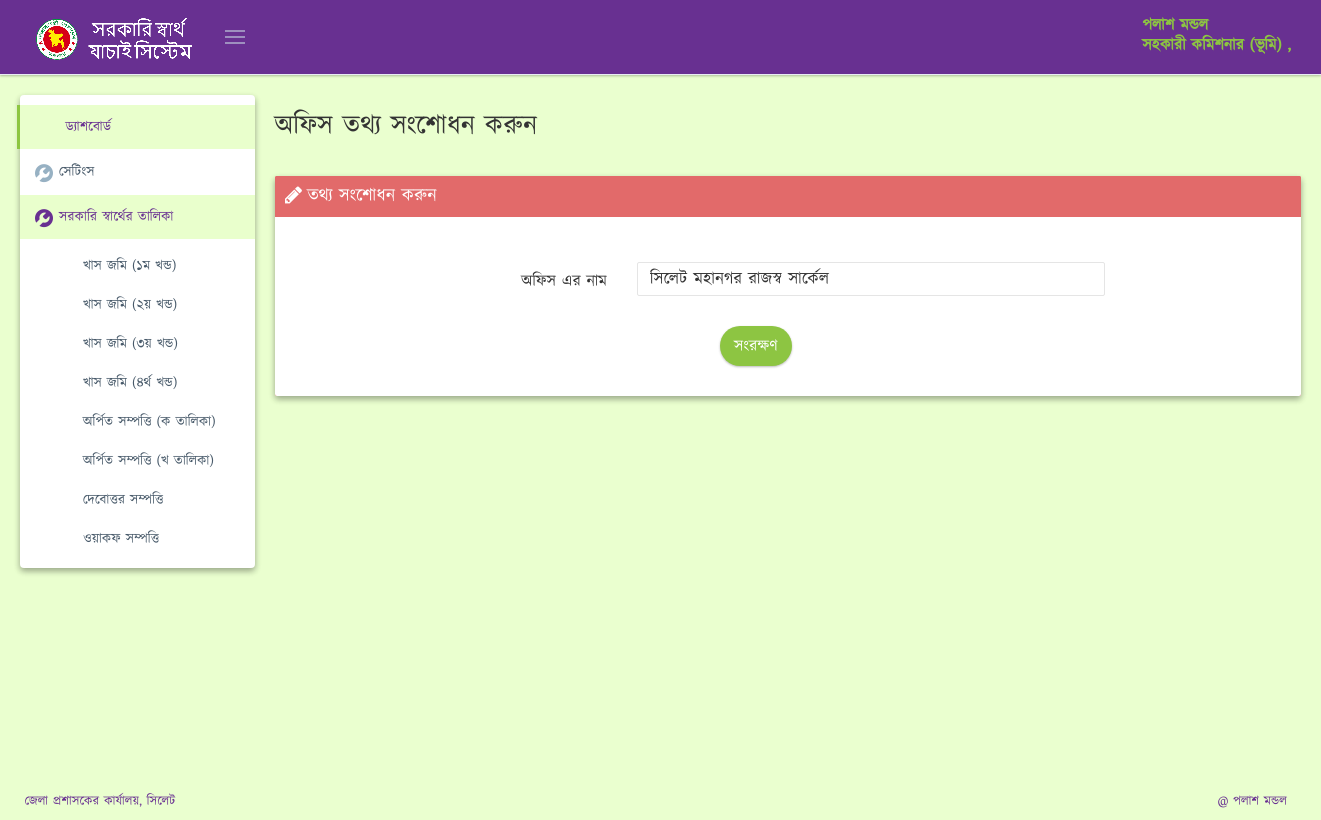
/settings.php (signed in), run on the app's committed database.
### tables this page shows
CREATE TABLE IF NOT EXISTS `users` (
  `id` int(11) NOT NULL AUTO_INCREMENT,
  `username` varchar(50) NOT NULL,
  `password` varchar(255) NOT NULL,
  `email` varchar(64) DEFAULT NULL,
  `officer_name` varchar(150) DEFAULT NULL,
  `officer_designation` varchar(150) DEFAULT NULL,
  `created_at` datetime DEFAULT CURRENT_TIMESTAMP,
  `image` varchar(50) DEFAULT 'profile_picture.png',
  PRIMARY KEY (`id`),
  UNIQUE KEY `username` (`username`)
);

CREATE TABLE IF NOT EXISTS `interest` (
  `interest_id` int(11) NOT NULL AUTO_INCREMENT,
  `interest_name` varchar(120) DEFAULT NULL,
  PRIMARY KEY (`interest_id`) USING BTREE,
  KEY `id` (`interest_id`) USING BTREE
);

CREATE TABLE IF NOT EXISTS `settings` (
  `field_name` varchar(120) DEFAULT 'à¦®à¦¹à¦¾à¦¨à¦—à¦° à¦°à¦¾à¦œà¦¸à§à¦¬ à¦¸à¦¾à¦°à§à¦•à§‡à¦²',
  `field_value` varchar(120) DEFAULT 'à¦®à¦¹à¦¾à¦¨à¦—à¦° à¦°à¦¾à¦œà¦¸à§à¦¬ à¦¸à¦¾à¦°à§à¦•à§‡à¦²'
);

### settings.php (the view, shortened to what this page needs)
<?php
require_once "config.php";
    $query1 = 'SELECT * FROM `settings` WHERE field_name= "office_name"';
    $result2 = mysqli_query($conn, $query1);
    $info = mysqli_fetch_array($result2);
?>
    <!DOCTYPE html>
    <html lang="en" class="no-js">
<?php include 'header.php'; ?>
<body class="page-header-fixed page-sidebar-closed-hide-logo page-sidebar-closed-hide-logo"
      oncontextmenu="return false;">
<?php include('top_nav.php'); ?>
<div class="page-container">
    <?php include 'sidebar.php'; ?>
    <div class="page-content-wrapper">
        <div class="page-content" style="min-height:588px">
            <div class="row">
                <div class="col-md-12">
                    <div id="ajax-content">
                        <div class="page-head">
                            <div class="row" style="margin-bottom: 15px;">
                                <div class="col-md-12"></div>
                                <div class="col-md-6">
                                    <div class="page-title">
                                        <h2 style="margin-top: 0px;"> অফিস তথ্য সংশোধন করুন</h2>
                                    </div>
                                </div>
                            </div>
                        </div>
                        <div class="row">
                            <div class="col-md-12">
                                <div class="portlet  box box red-sunglo">
                                    <div class="portlet-title">
                                        <div class="caption">
                                            <i class="fa fa-pencil"></i>তথ্য সংশোধন করুন
                                        </div>
                                    </div>
                                    <div class="portlet-body">
                                        <div style="font-size: 15px; text-align: justify;margin: 20px;">
                                            <form enctype="multipart/form-data" method="post" accept-charset="utf-8"
                                                  class="form-horizontal" action="<?php echo $_SERVER['PHP_SELF'];?>">
                                                <div class="form-body">
                                                    <div class="row">
                                                        <div class="panel-body col-sm-12">
                                                            <div class="form-group">
                                                                <label class="col-sm-4 control-label">অফিস এর নাম
                                                                </label>
                                                                <div class="col-sm-6">
                                                                    <div class="input text required"><input type="text"
                                                                                                            name="office_name"
                                                                                                            value="<?php echo $info['field_value']; ?>"
                                                                                                            title="Numbers: 0-9"
                                                                                                            required="required"
                                                                                                            class="form-control"
                                                                                                            maxlength="255"
                                                                                                            id="office_name">
                                                                    </div>
                                                                </div>
                                                            </div>
                                                        </div>
                                                    </div>
                                                </div>
                                                <div class="form-actions">
                                                    <div class="row">
                                                        <div class="col-md-offset-5 col-md-9">
                                                            <button type="submit" class="btn btn-circle blue">সংরক্ষণ
                                                            </button>
                                                        </div>
                                                    </div>
                                                </div>
                                            </form>
                                        </div>
                                    </div>
                                </div>
                            </div>
                        </div>
                    </div>
                </div>
            </div>
        </div>
    </div>
</div>
<?php include 'footer.php'; ?>
</body>
    </html>

### top_nav.php (shortened to what this page needs)
<?php
require_once "config.php";
$username =$_SESSION['username'];
$user_query = "SELECT * FROM `users` WHERE `username`= '$username'";
$user_result = mysqli_query($conn, $user_query);
$user_info = mysqli_fetch_array($user_result);
?>
<div class="page-header md-shadow-z-1-i navbar navbar-fixed-top">
    <div class="page-header-inner">
        <div class="page-logo">
            <a href="dashboard.php">
                <img src="./images/logo.png" alt="logo" class="logo-default">
            </a>
            <div class="menu-toggler sidebar-toggler">
            </div>
        </div>
        <div class="page-actions ">
        </div>
        <div class="page-top">
            <div class="top-menu">
                <ul class="nav navbar-nav pull-right">
                    <li class="dropdown dropdown-user dropdown-dark">
                        <a href="javascript:;" class="dropdown-toggle" data-toggle="dropdown" data-hover="dropdown"
                           data-close-others="true">
                            <span class="username username-hide-on-mobile"> <?php echo $user_info['officer_name'];?> <br> <?php echo $user_info['officer_designation'];?> , <?php echo  $user_info['office_name']; ?> </span>
                        </a>
                    </li>
                </ul>
            </div>
        </div>
    </div>
</div>

### sidebar.php (shortened to what this page needs)
<div class="page-sidebar-wrapper">
    <div class="page-sidebar md-shadow-z-2-i  navbar-collapse collapse">
        <ul class="page-sidebar-menu" data-keep-expanded="false" data-auto-scroll="true" data-slide-speed="200">
            <li class="start active">
                <a href="/dashboard.php">
                    <span class="title">ড্যাশবোর্ড</span>
                </a>
            </li>
            <li class="">
                <a href="#" class="">
                    <i style="float: left; margin: 2px 6px 4px 7px;" class="a2i_gn_settings1"></i>
                    <span>সেটিংস</span>
                </a>
            </li>
            <li class="open">
                <a href="#" class="">
                    <i style="float: left; margin: 2px 6px 4px 7px;" class="a2i_gn_settings1"></i>
                    <span>সরকারি স্বার্থের তালিকা</span>
                </a>
                <ul class="sub-menu" style="display: block;">
            <?php
            include 'config.php';
            $interest_query = "SELECT * FROM `interest` ORDER BY `interest_id` ASC";
            $interest_result = mysqli_query($conn, $interest_query);
            while ($interest_info = mysqli_fetch_array($interest_result)) {
                echo ' <li> ';
                echo ' <a href="/interest_details.php?interest=';
                echo $interest_info['interest_id'];
                echo '" class="service-list" data-s_id="13"><i style="float: left; margin: 2px 6px 4px 7px;" class="icon-book-open"></i><span class="title">';
                echo $interest_info['interest_name'];
                echo "</span>
                </a>
            </li>";
            }
            ?>
                </ul>
        </ul>
    </div>
</div>

### css/light.css (style rules this page uses)
body { background: #eaffcf; }
.page-header.navbar { background: #683091; border-bottom: 1px solid #e9ecf3; }
.page-header.navbar .top-menu .navbar-nav > li.dropdown-user > .dropdown-toggle > .username { color: #8dc641; }
.page-header.navbar .menu-toggler { background-image: url(../images/sidebar-toggle.png); }
.page-sidebar-closed.page-sidebar-fixed .page-sidebar:hover, .page-sidebar { background-color: #ffffff; }
.page-sidebar-closed.page-sidebar-fixed .page-sidebar:hover .page-sidebar-menu > li > a, .page-sidebar .page-sidebar-menu > li > a { color: #485a6a; }
.page-sidebar-closed.page-sidebar-fixed .page-sidebar:hover .page-sidebar-menu > li > a > i, .page-sidebar .page-sidebar-menu > li > a > i { color: #97b1c3; }
.page-sidebar-closed.page-sidebar-fixed .page-sidebar:hover .page-sidebar-menu > li:hover > a, .page-sidebar-closed.page-sidebar-fixed .page-sidebar:hover .page-sidebar-menu > li.open > a, .page-sidebar .page-sidebar-menu > li:hover > a, .page-sidebar .page-sidebar-menu > li.open > a { background: #e9ffcc; color: #683091; }
.page-sidebar-closed.page-sidebar-fixed .page-sidebar:hover .page-sidebar-menu > li:hover > a > i, .page-sidebar-closed.page-sidebar-fixed .page-sidebar:hover .page-sidebar-menu > li.open > a > i, .page-sidebar .page-sidebar-menu > li:hover > a > i, .page-sidebar .page-sidebar-menu > li.open > a > i { color: #683091; }
.page-sidebar-closed.page-sidebar-fixed .page-sidebar:hover .page-sidebar-menu > li.active > a, .page-sidebar-closed.page-sidebar-fixed .page-sidebar:hover .page-sidebar-menu > li.active.open > a, .page-sidebar .page-sidebar-menu > li.active > a, .page-sidebar .page-sidebar-menu > li.active.open > a { background: #e9ffcc; color: #683091; }
.page-sidebar-closed.page-sidebar-fixed .page-sidebar:hover .page-sidebar-menu > li.active > a, .page-sidebar .page-sidebar-menu > li.active > a { border-left: 3px solid #8dc641 !important; margin-left: -3px; padding-left: 10px; }
.page-sidebar-closed.page-sidebar-fixed .page-sidebar:hover .page-sidebar-menu .sub-menu > li > a, .page-sidebar .page-sidebar-menu .sub-menu > li > a { color: #485a6a; }

### css/plugins-md.css (style rules this page uses)
.md-shadow-z-1-i { box-shadow: 0 1px 3px rgba(0, 0, 0, 0.1), 0 1px 2px rgba(0, 0, 0, 0.18) !important; }
.md-shadow-z-2-i { box-shadow: 0 3px 6px rgba(0, 0, 0, 0.16), 0 3px 6px rgba(0, 0, 0, 0.22) !important; }

### css/style.css (style rules this page uses)
i { font-family: 'a2i'; speak: none; font-style: normal; font-weight: normal; font-variant: normal; text-transform: none; line-height: 1; margin-right: 5px; -webkit-font-smoothing: antialiased; -moz-osx-font-smoothing: grayscale; }
.a2i_gn_settings1:before { content: "\e896"; }

### header.php (style rules this page uses)
body { font-family: NikoshBAN !important; -ms-text-size-adjust: 100%; -webkit-text-size-adjust: 100%; }

### data on the page
users: officer_name "পলাশ মন্ডল", officer_designation "সহকারী কমিশনার (ভূমি)"
interest: interest_name "খাস জমি (১ম খন্ড)"
interest: interest_name "খাস জমি (২য় খন্ড)"
interest: interest_name "খাস জমি (৩য় খন্ড)"
interest: interest_name "খাস জমি (৪র্থ খন্ড)"
interest: interest_name "অর্পিত সম্পত্তি (ক তালিকা)"
interest: interest_name "অর্পিত সম্পত্তি (খ তালিকা)"
interest: interest_name "দেবোত্তর সম্পত্তি"
interest: interest_name "ওয়াকফ সম্পত্তি"
settings: office_name "সিলেট মহানগর রাজস্ব সার্কেল"
